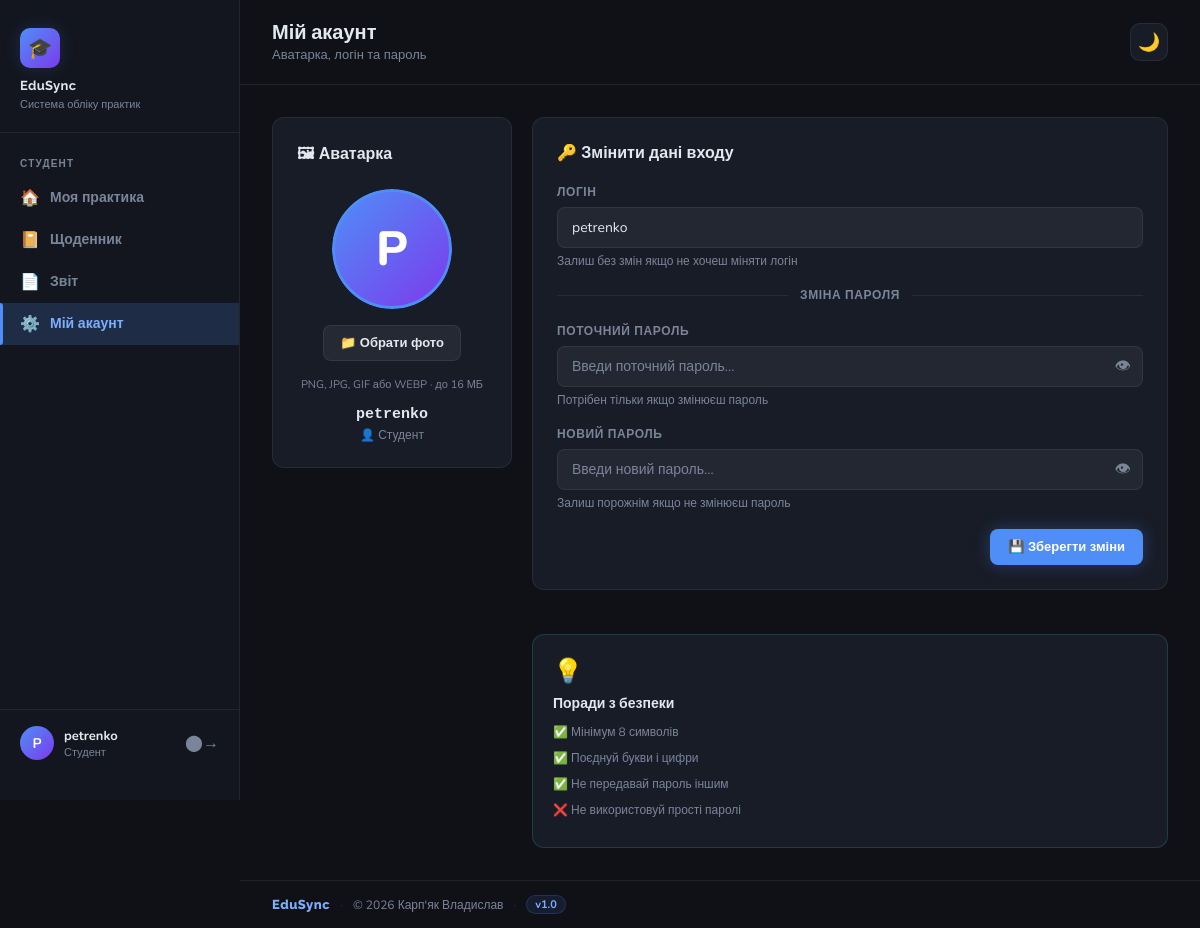
/account (signed in), run on the app's committed database.
### tables this page shows
CREATE TABLE users (
            id               INTEGER PRIMARY KEY AUTOINCREMENT,
            login            TEXT UNIQUE NOT NULL,
            password_hash    TEXT NOT NULL,
            role             TEXT NOT NULL CHECK(role IN ('admin', 'teacher', 'student')),
            created_at       TIMESTAMP DEFAULT CURRENT_TIMESTAMP
        , avatar TEXT, avatar_private INTEGER DEFAULT 0);

### app.py (the view, shortened to what this page needs)
@app.route('/account', methods=['GET', 'POST'])
@login_required
def my_account():
    user_id = get_current_user_id()
    from database import get_user_by_id
    user = get_user_by_id(user_id)
    return render_template('account.html', user=user)

### auth.py (called while the page is built)
def get_current_user_id():
    return session.get('user_id')

def is_logged_in():
    return 'user_id' in session

def login_required(f):
    @wraps(f)
    def decorated_function(*args, **kwargs):
        if not is_logged_in():
            flash('Будь ласка, увійдіть у систему.', 'warning')
            return redirect(url_for('login'))
        return f(*args, **kwargs)
    return decorated_function

### database.py (called while the page is built)
def get_db_connection():
    conn = sqlite3.connect(DB_NAME)
    conn.execute('PRAGMA foreign_keys = ON')
    conn.row_factory = sqlite3.Row
    return conn

def get_user_by_id(user_id):
    conn = get_db_connection()
    user = conn.execute(
        'SELECT * FROM users WHERE id = ?', (user_id,)
    ).fetchone()
    conn.close()
    return user

### templates/account.html (shortened to what this page needs)
{% extends 'base.html' %}
{% block page_title %}Мій акаунт{% endblock %}
{% block page_subtitle %}Аватарка, логін та пароль{% endblock %}
{% block content %}
<div class="settings-layout">
    <div class="left-col">
        <div class="card avatar-card">
            <div class="card-header">
                <div class="card-title">🖼 Аватарка</div>
            </div>
            <div class="avatar-preview">
                {% if user.avatar %}
                    <img src="{{ url_for('static', filename='avatars/' + user.avatar) }}"
                         alt="Аватарка" class="avatar-img" id="avatarPreview">
                {% else %}
                    <div class="avatar-placeholder" id="avatarPlaceholder">
                        {{ user.login[0].upper() }}
                    </div>
                {% endif %}
            </div>
            <form method="POST" action="{{ url_for('upload_avatar') }}"
                  enctype="multipart/form-data" class="avatar-form" id="avatarForm">
                <label class="avatar-upload-btn" for="avatarInput">
                    📁 Обрати фото
                </label>
            </form>
            <div class="avatar-hint">PNG, JPG, GIF або WEBP · до 16 МБ</div>
            <div class="ci-login">{{ user.login }}</div>
            <div class="ci-role">
                {% if user.role == 'admin' %}⚙️ Адміністратор
                {% elif user.role == 'teacher' %}👨‍🏫 Керівник практики
                {% elif user.role == 'student' %}👤 Студент
                {% endif %}
            </div>
        </div>
    </div>
    <div class="right-col">
        <div class="card">
            <div class="card-header">
                <div class="card-title">🔑 Змінити дані входу</div>
            </div>
            <form method="POST" action="{{ url_for('my_account') }}">
                <div class="form-group">
                    <label class="form-label" for="login">Логін</label>
                    <input type="text" id="login" name="login"
                           class="form-control"
                           value="{{ user.login }}"
                           autocomplete="off">
                    <div class="form-hint">Залиш без змін якщо не хочеш міняти логін</div>
                </div>
                <div class="form-divider"><span>Зміна пароля</span></div>
                <div class="form-group">
                    <label class="form-label" for="old_password">Поточний пароль</label>
                    <div class="pass-wrap">
                        <input type="password" id="old_password" name="old_password"
                               class="form-control"
                               placeholder="Введи поточний пароль..."
                               autocomplete="current-password">
                        <button type="button" class="pass-eye" onclick="togglePass('old_password')">👁</button>
                    </div>
                    <div class="form-hint">Потрібен тільки якщо змінюєш пароль</div>
                </div>
                <div class="form-group">
                    <label class="form-label" for="new_password">Новий пароль</label>
                    <div class="pass-wrap">
                        <input type="password" id="new_password" name="new_password"
                               class="form-control"
                               placeholder="Введи новий пароль..."
                               autocomplete="new-password">
                        <button type="button" class="pass-eye" onclick="togglePass('new_password')">👁</button>
                    </div>
                    <div class="form-hint">Залиш порожнім якщо не змінюєш пароль</div>
                </div>
                <div class="form-actions">
                    <button type="submit" class="btn btn-primary">💾 Зберегти зміни</button>
                </div>
            </form>
        </div>
        <div class="hint-card">
            <div class="hint-icon">💡</div>
            <div class="hint-title">Поради з безпеки</div>
            <div class="hint-list">
                <div class="hint-item">✅ Мінімум 8 символів</div>
                <div class="hint-item">✅ Поєднуй букви і цифри</div>
                <div class="hint-item">✅ Не передавай пароль іншим</div>
                <div class="hint-item">❌ Не використовуй прості паролі</div>
            </div>
        </div>
    </div>
</div>
{% endblock %}

### templates/base.html (shortened to what this page needs)
<!DOCTYPE html>
<html lang="uk">
<head>
</head>
<body>
    <aside class="sidebar">
        <div class="sidebar-logo">
            <div class="logo-icon">🎓</div>
            <h2>EduSync</h2>
            <p>Система обліку практик</p>
        </div>
        <nav>
            {% if session.get('user_role') == 'admin' %}
                <div class="sidebar-section-title">Адміністратор</div>
                <a href="{{ url_for('admin_dashboard') }}"
                   class="nav-link {% if request.endpoint == 'admin_dashboard' %}active{% endif %}">
                    <span class="nav-icon">📊</span> Дашборд
                </a>
                <a href="{{ url_for('admin_students') }}"
                   class="nav-link {% if 'student' in request.endpoint %}active{% endif %}">
                    <span class="nav-icon">👥</span> Студенти
                </a>
                <a href="{{ url_for('admin_companies') }}"
                   class="nav-link {% if 'compan' in request.endpoint %}active{% endif %}">
                    <span class="nav-icon">🏢</span> Бази практики
                </a>
                <a href="{{ url_for('admin_practices') }}"
                   class="nav-link {% if 'practice' in request.endpoint %}active{% endif %}">
                    <span class="nav-icon">📋</span> Практики
                </a>
                <a href="{{ url_for('admin_teachers') }}"
                   class="nav-link {% if request.endpoint in ['admin_teachers','admin_delete_teacher'] %}active{% endif %}">
                    <span class="nav-icon">👨‍🏫</span> Керівники
                </a>
                <a href="{{ url_for('admin_add_teacher') }}"
                   class="nav-link {% if request.endpoint == 'admin_add_teacher' %}active{% endif %}">
                    <span class="nav-icon">➕</span> Додати керівника
                </a>
                <a href="{{ url_for('my_account') }}"
                   class="nav-link {% if request.endpoint == 'my_account' %}active{% endif %}">
                    <span class="nav-icon">⚙️</span> Мій акаунт
                </a>
            {% elif session.get('user_role') == 'student' %}
                <div class="sidebar-section-title">Студент</div>
                <a href="{{ url_for('student_dashboard') }}"
                   class="nav-link {% if request.endpoint == 'student_dashboard' %}active{% endif %}">
                    <span class="nav-icon">🏠</span> Моя практика
                </a>
                <a href="{{ url_for('student_diary') }}"
                   class="nav-link {% if request.endpoint == 'student_diary' %}active{% endif %}">
                    <span class="nav-icon">📔</span> Щоденник
                </a>
                <a href="{{ url_for('student_report') }}"
                   class="nav-link {% if request.endpoint == 'student_report' %}active{% endif %}">
                    <span class="nav-icon">📄</span> Звіт
                </a>
                <a href="{{ url_for('my_account') }}"
                   class="nav-link {% if request.endpoint == 'my_account' %}active{% endif %}">
                    <span class="nav-icon">⚙️</span> Мій акаунт
                </a>
            {% endif %}
        </nav>
        <div class="sidebar-user">
            <div class="user-avatar">
                {% if session.get('user_avatar') %}
                    <img src="{{ url_for('static', filename='avatars/' + session.get('user_avatar')) }}"
                         alt="avatar" style="width:100%;height:100%;object-fit:cover;border-radius:50%;">
                {% else %}
                    {{ session.get('user_login', '?')[0].upper() }}
                {% endif %}
            </div>
            <div class="user-info">
                <div class="user-name">{{ session.get('user_login', '') }}</div>
                <div class="user-role">
                    {% if session.get('user_role') == 'admin' %}Адміністратор
                    {% elif session.get('user_role') == 'teacher' %}Керівник практики
                    {% elif session.get('user_role') == 'student' %}Студент
                    {% endif %}
                </div>
            </div>
            <a href="{{ url_for('logout') }}" class="logout-btn" title="Вийти">⬤→</a>
        </div>
    </aside>
    <div class="main-wrapper">
        <div class="topbar">
            <div>
                <div class="page-title">{% block page_title %}{% endblock %}</div>
                <div class="page-subtitle">{% block page_subtitle %}{% endblock %}</div>
            </div>
            <div class="topbar-right">
                <button class="theme-toggle" onclick="toggleTheme()" title="Змінити тему" id="themeToggle">
                    <span id="themeIcon">🌙</span>
                </button>
            </div>
        </div>
        <div class="content">
            {% block content %}{% endblock %}
        </div>
        <footer class="site-footer">
            <span class="footer-brand">EduSync</span>
            <span class="footer-sep">·</span>
            <span class="footer-copy">© 2026 Карп'як Владислав</span>
            <span class="footer-sep">·</span>
            <span class="footer-ver">v1.0</span>
        </footer>
    </div>
</body>
</html>

### templates/account.html (style rules this page uses)
.settings-layout { display: grid; grid-template-columns: 240px 1fr; gap: 20px; align-items: start; }
.left-col, .right-col { display: flex; flex-direction: column; gap: 20px; }
.avatar-card { text-align: center; }
.avatar-preview { width: 120px; height: 120px; border-radius: 50%; margin: 0 auto 16px; position: relative; overflow: hidden; }
.avatar-placeholder { width: 120px; height: 120px; border-radius: 50%; background: linear-gradient(135deg, var(--accent), #7c3aed); display: flex; align-items: center; justify-content: center; font-size: 48px; font-weight: 800; color: #fff; border: 3px solid var(--accent); box-shadow: 0 0 20px var(--accent-glow); }
.avatar-form { margin-bottom: 8px; }
.avatar-upload-btn { display: inline-block; padding: 8px 16px; background: rgba(255,255,255,0.06); border: 1px solid var(--border); border-radius: 8px; font-size: 13px; font-weight: 700; color: var(--text); cursor: pointer; transition: all 0.2s; margin-bottom: 8px; }
.avatar-hint { font-size: 11px; color: var(--text-muted); margin-bottom: 14px; }
.ci-login { font-family: monospace; font-size: 15px; font-weight: 700; color: var(--text); margin-bottom: 4px; }
.ci-role { font-size: 12px; color: var(--text-muted); }
.form-divider { display: flex; align-items: center; gap: 12px; margin: 8px 0 20px; color: var(--text-muted); font-size: 12px; font-weight: 700; text-transform: uppercase; letter-spacing: 0.6px; }
.form-divider::before, .form-divider::after { content: ''; flex: 1; height: 1px; background: var(--border); }
.form-hint { font-size: 12px; color: var(--text-muted); margin-top: 5px; }
.pass-wrap { position: relative; }
.pass-wrap .form-control { padding-right: 44px; }
.pass-eye { position: absolute; right: 12px; top: 50%; transform: translateY(-50%); background: none; border: none; cursor: pointer; font-size: 16px; color: var(--text-muted); }
.form-actions { display: flex; justify-content: flex-end; margin-top: 8px; }
.hint-card { background: var(--bg-card); border: 1px solid rgba(52,211,153,0.2); border-radius: 12px; padding: 20px; }
.hint-icon { font-size: 24px; margin-bottom: 8px; }
.hint-title { font-family: 'Raleway', sans-serif; font-size: 14px; font-weight: 700; margin-bottom: 12px; }
.hint-item { font-size: 12px; color: var(--text-muted); margin-bottom: 8px; line-height: 1.5; }

### data on the page
users: get "petrenko", login "P", login "petrenko"

### other printed values
{{ session.get('user_login', '?')[0].upper() }} "P"
